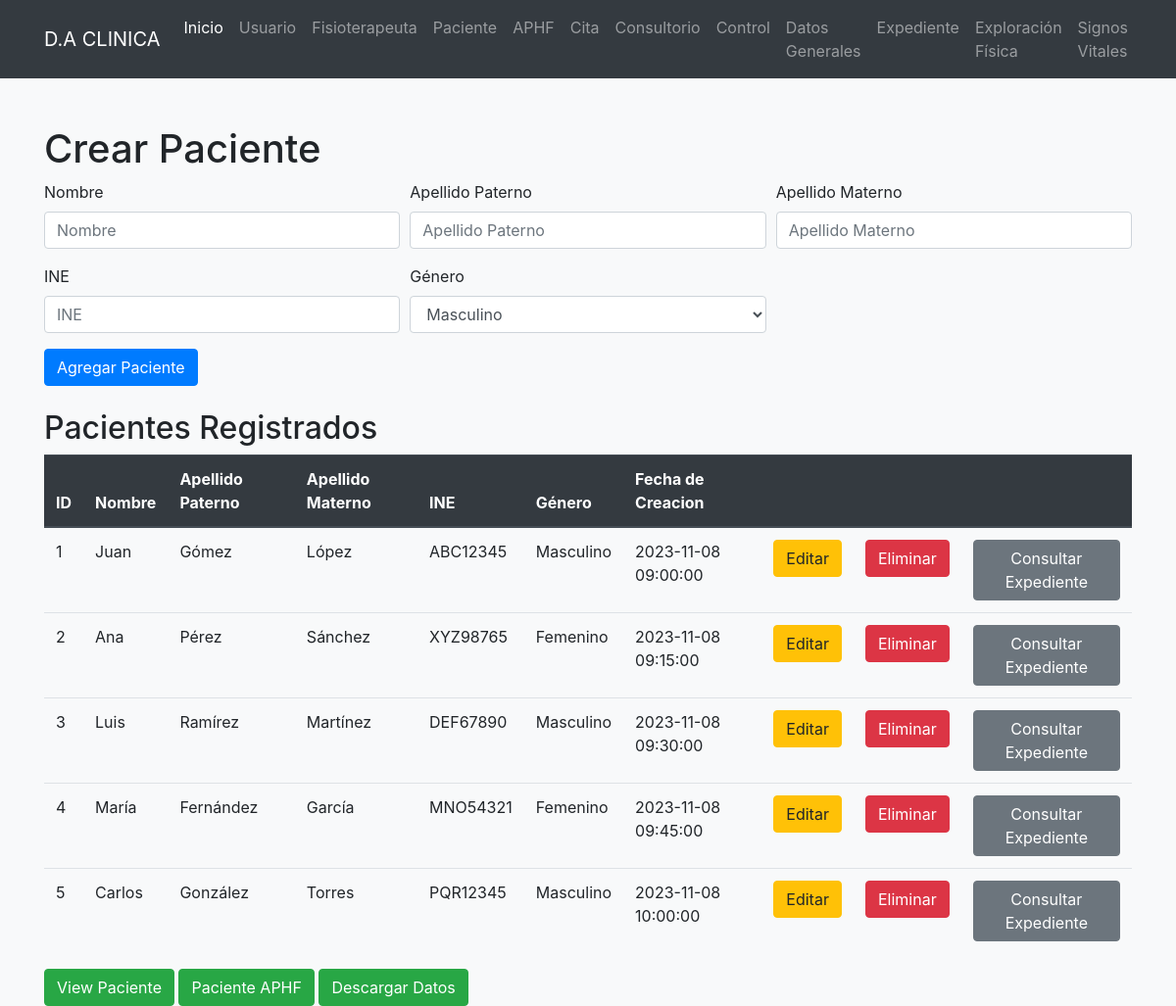
Page /paciente/mostrarPaciente.php on the committed database.
### tables this page shows
CREATE TABLE Paciente (
    ID_Paciente INT PRIMARY KEY AUTO_INCREMENT,
    nombre VARCHAR(255),
    apellidoPaterno VARCHAR(255),
    apellidoMaterno VARCHAR(255),
    ine VARCHAR(20),
    genero VARCHAR(10),
    created_at datetime,
updated_at datetime null,
deleted_at datetime null
);

### paciente/mostrarPaciente.php (the view, shortened to what this page needs)
<?php
$con = connection();
$sql = "SELECT * FROM paciente";
$query = mysqli_query($con, $sql);
?>
<!DOCTYPE html>
<html lang="en">
<head>
    <link rel="stylesheet" href="https://stackpath.bootstrapcdn.com/bootstrap/4.5.2/css/bootstrap.min.css">
</head>
<body class="bg-light">
    <nav class="navbar navbar-expand-lg navbar-dark bg-dark">
        <div class="container">
            <a class="navbar-brand" href="#">D.A CLINICA</a>
            <div class="collapse navbar-collapse" id="navbarNav">
                <ul class="navbar-nav">
                <li class="nav-item active">
                        <a class="nav-link" href="/clinica/index.php">Inicio</a>
                    </li>
                    <li class="nav-item">
                        <a class="nav-link" href="/clinica/usuario/mostrar.php">Usuario</a>
                    </li>
                    <li class="nav-item">
                        <a class="nav-link" href="/clinica/fisioterapeuta/mostrarFisioterapeuta.php">Fisioterapeuta</a>
                    </li>
                    <li class="nav-item">
                        <a class="nav-link" href="/clinica/paciente/mostrarPaciente.php">Paciente</a>
                    </li>
                    <li class="nav-item">
                        <a class="nav-link" href="/clinica/aphf/mostrarAPHF.php">APHF</a>
                    </li>
                    <li class="nav-item">
    <a class="nav-link" href="/clinica/cita/mostrarCita.php">Cita</a>
</li>
<li class="nav-item">
    <a class="nav-link" href="/clinica/consultorio/mostrarConsultorio.php">Consultorio</a>
</li>
<li class="nav-item">
    <a class="nav-link" href="/clinica/control/mostrarControl.php">Control</a>
</li>
<li class="nav-item">
    <a class="nav-link" href="/clinica/datosgenerales/mostrarDatosGenerales.php">Datos Generales</a>
</li>
<li class="nav-item">
    <a class="nav-link" href="/clinica/expediente/mostrarExpediente.php">Expediente</a>
</li>
<li class="nav-item">
    <a class="nav-link" href="/clinica/exploracionfisica/mostrarExploracionFisica.php">Exploración Física</a>
</li>
<li class="nav-item">
    <a class="nav-link" href="/clinica/signosvitales/mostrarSignosVitales.php">Signos Vitales</a>
</li>
                </ul>
            </div>
        </div>
    </nav>
    <div class="container mt-5">
        <div class="mb-4">
            <h1>Crear Paciente</h1>
            <form action="insertarPaciente.php" method="POST">
                <div class="form-row">
                    <div class="form-group col-md-4">
                        <label for="nombre">Nombre</label>
                        <input type="text" class="form-control" name="nombre" placeholder="Nombre" required value="">
                    </div>
                    <div class="form-group col-md-4">
                        <label for="apellidoPaterno">Apellido Paterno</label>
                        <input type="text" class="form-control" name="apellidoPaterno" placeholder="Apellido Paterno" required value="">
                    </div>
                    <div class="form-group col-md-4">
                        <label for="apellidoMaterno">Apellido Materno</label>
                        <input type="text" class="form-control" name="apellidoMaterno" placeholder="Apellido Materno" required value="">
                    </div>
                </div>
                <div class="form-row">
                    <div class="form-group col-md-4">
                        <label for="ine">INE</label>
                        <input type="text" class="form-control" name="ine" placeholder="INE" required value="">
                    </div>
                    <div class="form-group col-md-4">
                        <label for="genero">Género</label>
                        <select class="form-control" name="genero" required>
                            <option value="Masculino">Masculino</option>
                        </select>
                    </div>
                </div>
                <button type="submit" class="btn btn-primary">Agregar Paciente</button>
            </form>
        </div>
        <div>
            <h2>Pacientes Registrados</h2>
            <table class="table">
                <thead class="thead-dark">
                    <tr>
                        <th>ID</th>
                        <th>Nombre</th>
                        <th>Apellido Paterno</th>
                        <th>Apellido Materno</th>
                        <th>INE</th>
                        <th>Género</th>
                        <th>Fecha de Creacion</th>
                        <th></th>
                        <th></th>
                        <th></th>
                    </tr>
                </thead>
                <tbody>
                    <?php while ($row = mysqli_fetch_array($query)): ?>
                        <tr>
                            <td><?= $row['ID_Paciente'] ?></td>
                            <td><?= ucwords($row['nombre']) ?></td>
                            <td><?= ucwords($row['apellidoPaterno']) ?></td>
                            <td><?= ucwords($row['apellidoMaterno']) ?></td>
                            <td><?= $row['ine'] ?></td>
                            <td><?= $row['genero'] ?></td>
                            <td><?= $row['created_at'] ?></td>
                            <td>
                                <a class="btn btn-warning" href="updatePaciente.php?id=<?= $row['ID_Paciente'] ?>">Editar</a>
                            </td>
                            <td>
                                <a class="btn btn-danger" href="deletePaciente.php?id=<?= $row['ID_Paciente'] ?>">Eliminar</a>
                            </td>
                            <td>
                                <a class="btn btn-secondary" href="consultaPaciente.php?id=<?= $row['ID_Paciente'] ?>">Consultar Expediente</a>
                            </td>
                        </tr>
                    <?php endwhile; ?>
                </tbody>
            </table><a class="btn btn-success" href="viewPaciente.php">View Paciente</a>
            <a class="btn btn-success" href="PacienteAPHF.php">Paciente APHF</a>
            <a class="btn btn-success" href="respaldarPaciente.php">Descargar Datos</a>
        </div>
    </div>
</body>
</html>

### rows in the picture
paciente: ID_Paciente "1", nombre "Juan", apellidoPaterno "Gómez", apellidoMaterno "López", ine "ABC12345", genero "Masculino", created_at "2023-11-08 09:00:00"
paciente: ID_Paciente "2", nombre "Ana", apellidoPaterno "Pérez", apellidoMaterno "Sánchez", ine "XYZ98765", genero "Femenino", created_at "2023-11-08 09:15:00"
paciente: ID_Paciente "3", nombre "Luis", apellidoPaterno "Ramírez", apellidoMaterno "Martínez", ine "DEF67890", genero "Masculino", created_at "2023-11-08 09:30:00"
paciente: ID_Paciente "4", nombre "María", apellidoPaterno "Fernández", apellidoMaterno "García", ine "MNO54321", genero "Femenino", created_at "2023-11-08 09:45:00"
paciente: ID_Paciente "5", nombre "Carlos", apellidoPaterno "González", apellidoMaterno "Torres", ine "PQR12345", genero "Masculino", created_at "2023-11-08 10:00:00"
